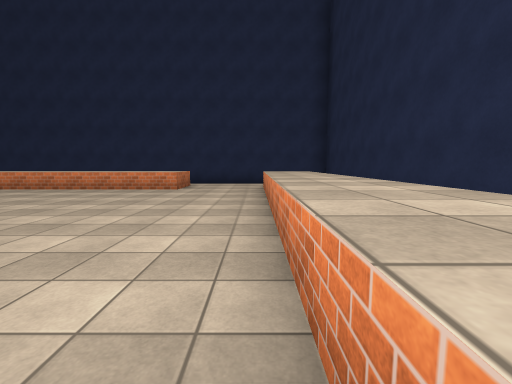
view 1 (above)

22 first-person views from a walk through a 3-D level made in the Unity game engine. The camera is 1.4 m above the floor, tilts 6° down and sees 90° across. The floor is counted in squares, 2 m on a side. Each view is taken from the middle of a square. On the plan, view 1 faces up. The plan holds only what a view shows up to about 9 squares ahead; the rest is blank. The player is left out. Some surface patterns are stand-ins.

view 2
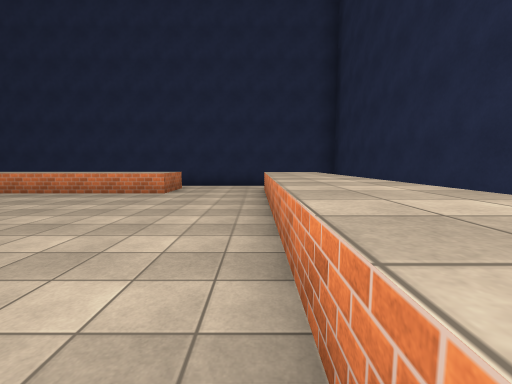

view 3
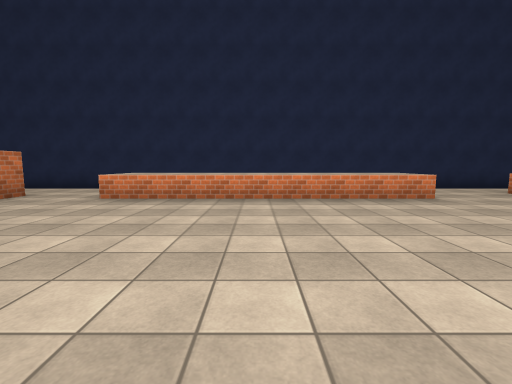

view 4
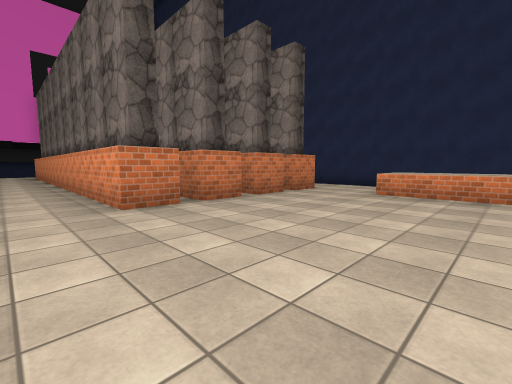

view 5
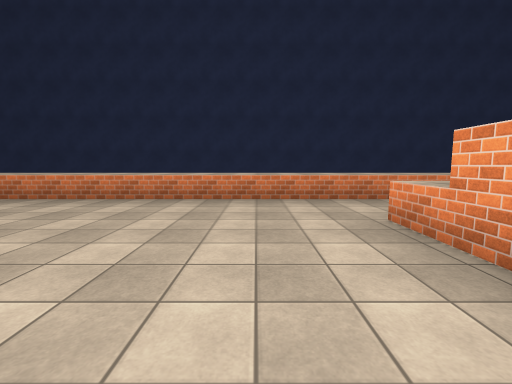

view 6
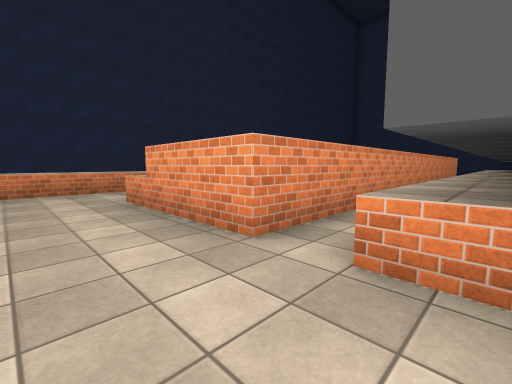

view 7
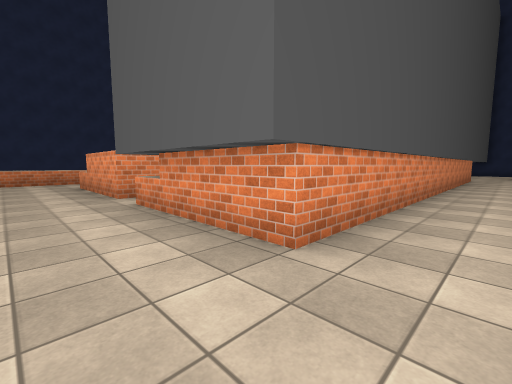

view 8
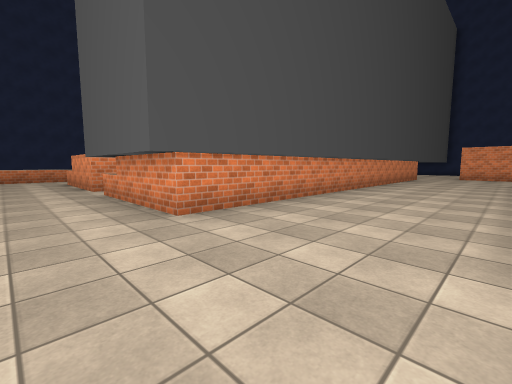

view 9
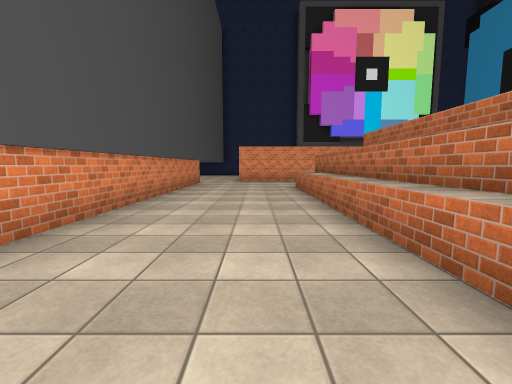

view 10
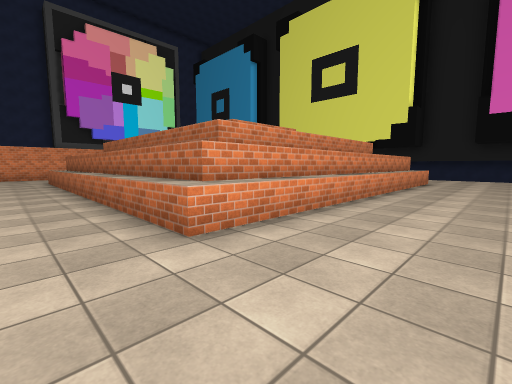

view 11
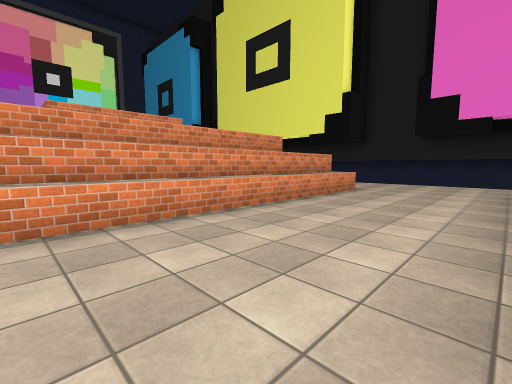

view 12
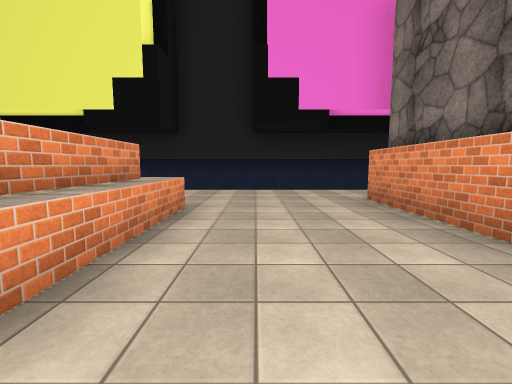

view 13
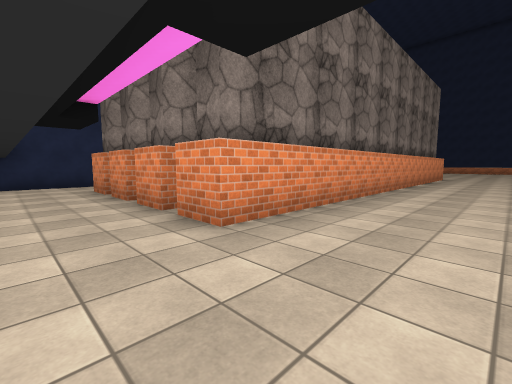

view 14
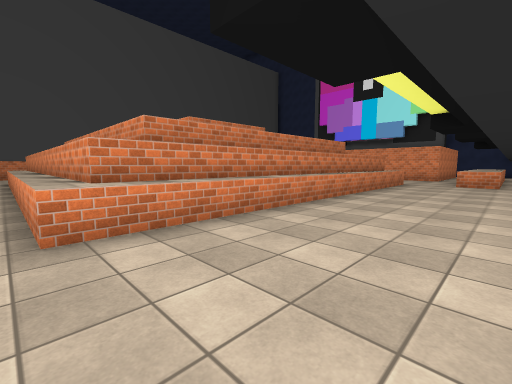

view 15
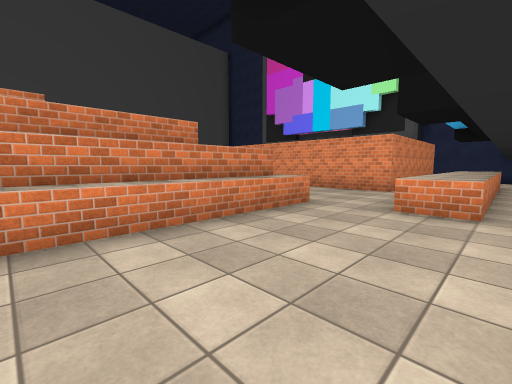

view 16
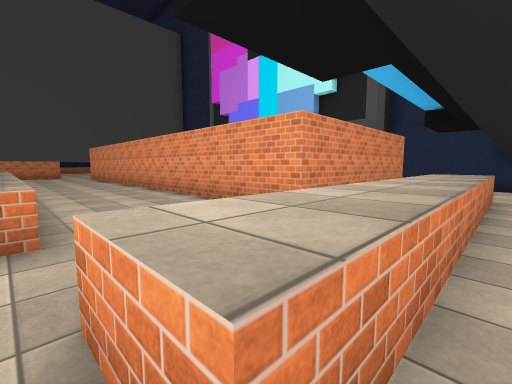

view 17
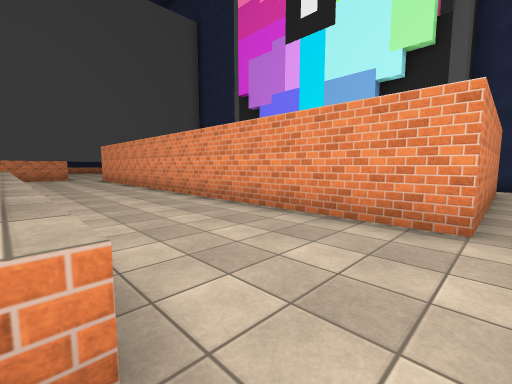

view 18
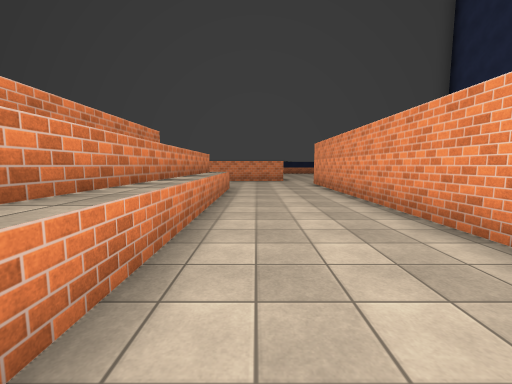

view 19
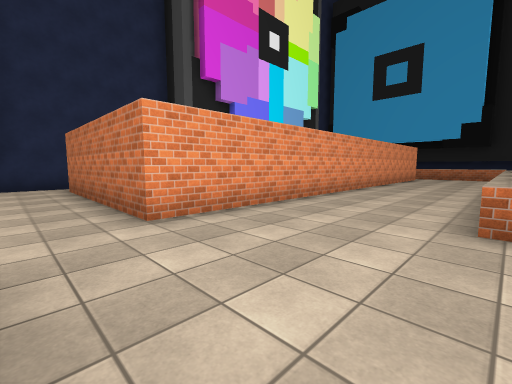

view 20
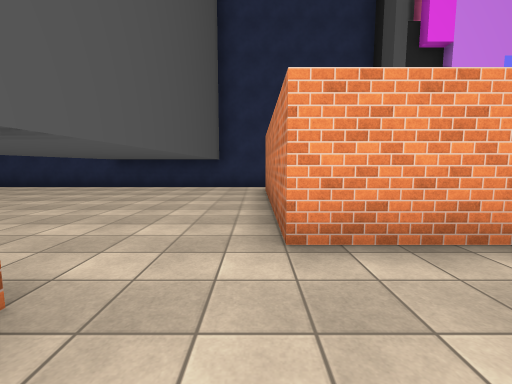

view 21
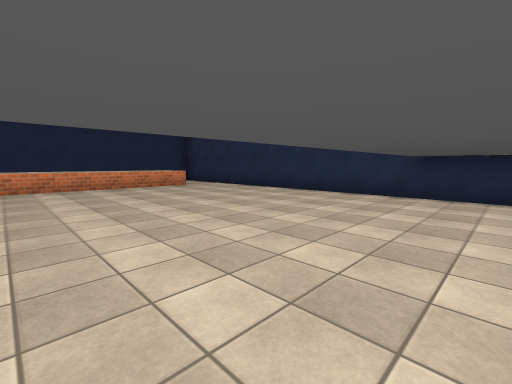

view 22
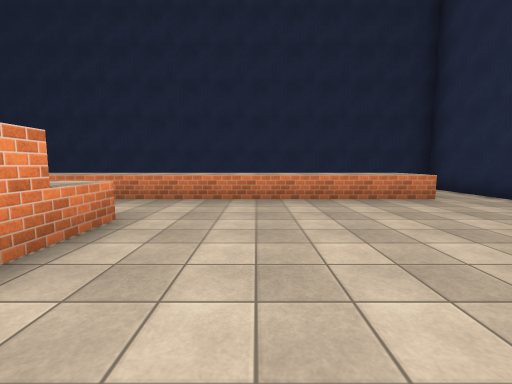

### Floor plan
Key: @ floor where view 1 was taken; # wall or solid block; . floor; = window, fence, low wall or low ledge; ^ raised ledge; v drop or lower ground.
Columns run from 27 left of view 1 to 3 right of it. Each row starts with its distance up from view 1.
 10  ###          ################v
  9  ...           ......    .... #
  8  ...            ..^^^^^^^...^ #
  7  ..#           #............^.#
  6  ..#           #............^.#
  5  ...            ............^.#
  4 v..#           #............^.#
  3 v..#############............^.#
  2 v..................... .....^.#
  1 v...........................^ #
  0 v..........................@^ #
 -1 v.................##=.###^..^ #
 -2 v...^#########....###.#    .^ #
 -3 v...#        #....###.#     ^ #
 -4 v...#        #....###.#       #
 -5  ...#        #....###.#       #
 -6  ...#        #....###.#
 -7  ...#        #....###.#
 -8  ...#        #....### #
 -9  ...#        #....### #       #
-10  ...#        #....#   #     ^ #
-11  ...^^^^^^^^^^....#         ^ #
-12  .^...............#        .^ #
-13  .^...............      #^..^ #
-14  .^.........................^ #
-15  .^.############............^ #
-16  .^.#          #............^ #
-17  .^.#          #............^ #
-18  . .#          #............^ #
-19  . .#          #............. #
-20  . .            ..............#
-21  ####           ##############

Positions as (right, up) in squares from view 1, and headings:
1: (0, 0), facing up
2: (0, 1), facing up
3: (-6, 2), facing up
4: (-7, 1), facing up-left
5: (-5, 1), facing right
6: (-7, 1), facing down-right
7: (-11, 1), facing down-right
8: (-13, 1), facing down-right
9: (-12, -3), facing down
10: (-12, 1), facing down-left
11: (-16, 2), facing down-left
12: (-19, 0), facing left
13: (-26, 0), facing up-right
14: (-26, -1), facing down-right
15: (-26, -7), facing down-right
16: (-26, -11), facing down-right
17: (-24, -11), facing down-right
18: (-21, -12), facing right
19: (-10, -11), facing down-left
20: (-11, -12), facing down
21: (-8, -14), facing down-right
22: (-5, -15), facing right
